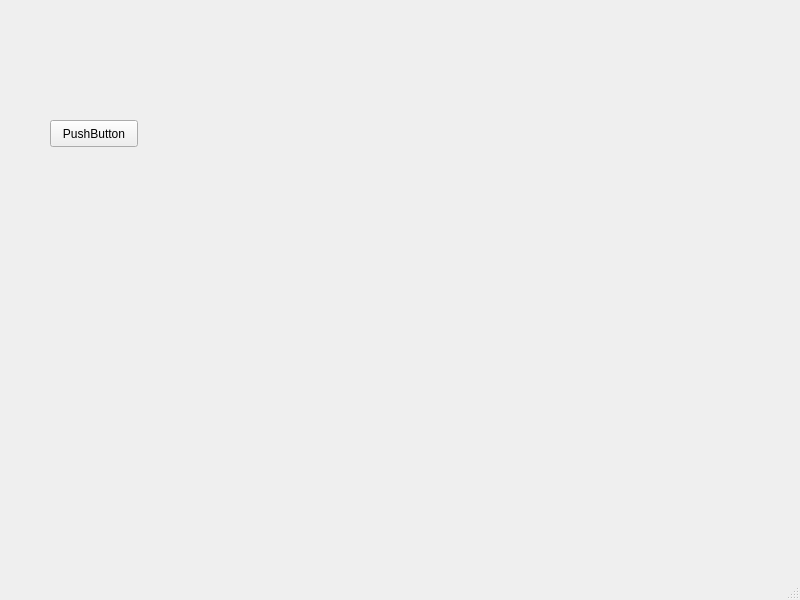
<?xml version="1.0" encoding="UTF-8"?>
<ui version="4.0">
 <class>MainWindow</class>
 <widget class="QMainWindow" name="MainWindow">
  <property name="geometry">
   <rect>
    <x>0</x>
    <y>0</y>
    <width>800</width>
    <height>600</height>
   </rect>
  </property>
  <property name="windowTitle">
   <string>MainWindow</string>
  </property>
  <widget class="QWidget" name="centralwidget">
   <widget class="QPushButton" name="pushButton">
    <property name="geometry">
     <rect>
      <x>50</x>
      <y>120</y>
      <width>88</width>
      <height>27</height>
     </rect>
    </property>
    <property name="text">
     <string>PushButton</string>
    </property>
   </widget>
  </widget>
  <widget class="QMenuBar" name="menubar">
   <property name="geometry">
    <rect>
     <x>0</x>
     <y>0</y>
     <width>800</width>
     <height>24</height>
    </rect>
   </property>
  </widget>
  <widget class="QStatusBar" name="statusbar"/>
 </widget>
 <resources/>
 <connections/>
</ui>
